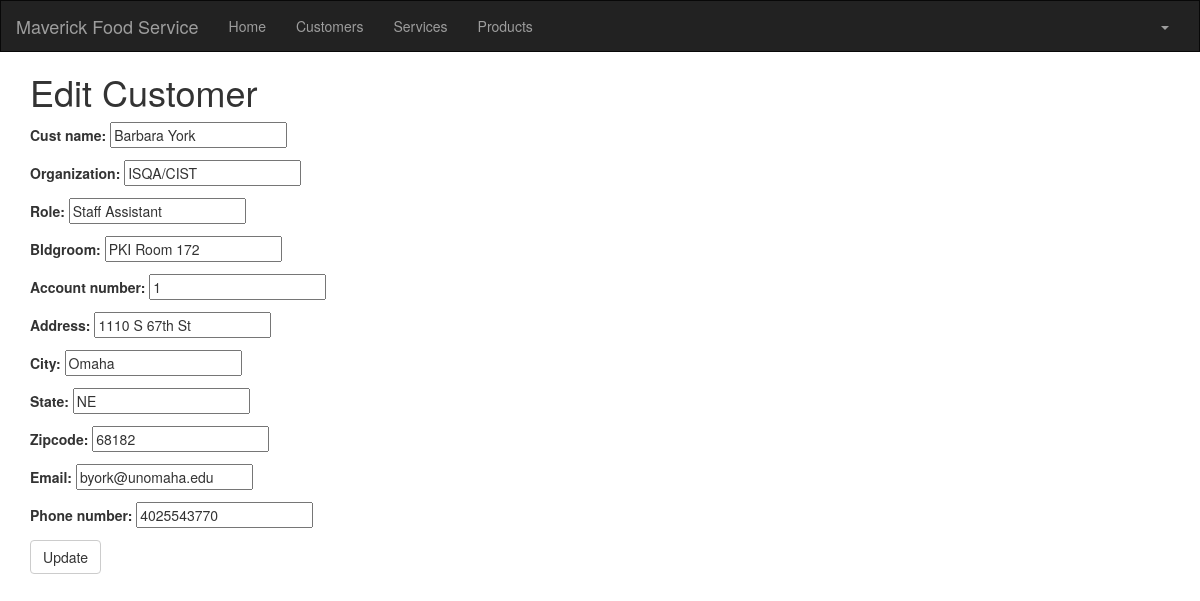
The page /customer/1/edit/ (signed in) on the database its author committed.
### crm/models.py (models this page shows, shortened)
class Customer(models.Model):
    cust_name = models.CharField(max_length=50)
    organization = models.CharField(max_length=100, blank=True)
    role = models.CharField(max_length=100)
    email = models.EmailField(max_length=100)
    bldgroom = models.CharField(max_length=100)
    address = models.CharField(max_length=200)
    account_number = models.IntegerField(blank=False, null=False)
    city = models.CharField(max_length=50)
    state = models.CharField(max_length=50)
    zipcode = models.CharField(max_length=10)
    phone_number = models.CharField(max_length=50)
    created_date = models.DateTimeField(
        default=timezone.now)
    updated_date = models.DateTimeField(auto_now_add=True)

### crm/views.py (the view)
# urls.py: path('customer/<int:pk>/edit/', views.customer_edit, name='customer_edit'),
@login_required()
def customer_edit(request, pk):
    customer = get_object_or_404(Customer, pk=pk)
    if request.method == "POST":
        form = CustomerForm(request.POST, instance=customer)
        if form.is_valid():
            customer = form.save(commit=False)
            customer.updated_date = timezone.now()
            customer.save()
            customer = Customer.objects.filter(created_date__lte=timezone.now())
            return render(request, 'crm/customer_list.html',
                          {'customers': customer})
    else:
        form = CustomerForm(instance=customer)
    return render(request, 'crm/customer_edit.html', {'form': form})

### crm/forms.py
class CustomerForm(forms.ModelForm):
    class Meta:
        model = Customer
        fields = (
            'cust_name', 'organization', 'role', 'bldgroom', 'account_number', 'address', 'city', 'state', 'zipcode',
            'email', 'phone_number')

### crm/templates/crm/customer_edit.html (shortened to what this page needs)
<!DOCTYPE html>
<html lang="en">
{% extends 'crm/base.html' %}
{% block content %}
    <h1>Edit Customer</h1>
    <form method="POST" class="customer-form">{% csrf_token %}
        {{ form.as_p }}
        <button type="submit" class="save btn btn-default">Update</button>
    </form>
{% endblock %}

### rows shown on the page
Customer: cust_name "Barbara York", organization "ISQA/CIST", role "Staff Assistant", bldgroom "PKI Room 172", account_number "1", address "1110 S 67th St", city "Omaha", state "NE", zipcode "68182", email "byork@unomaha.edu", phone_number "4025543770"
